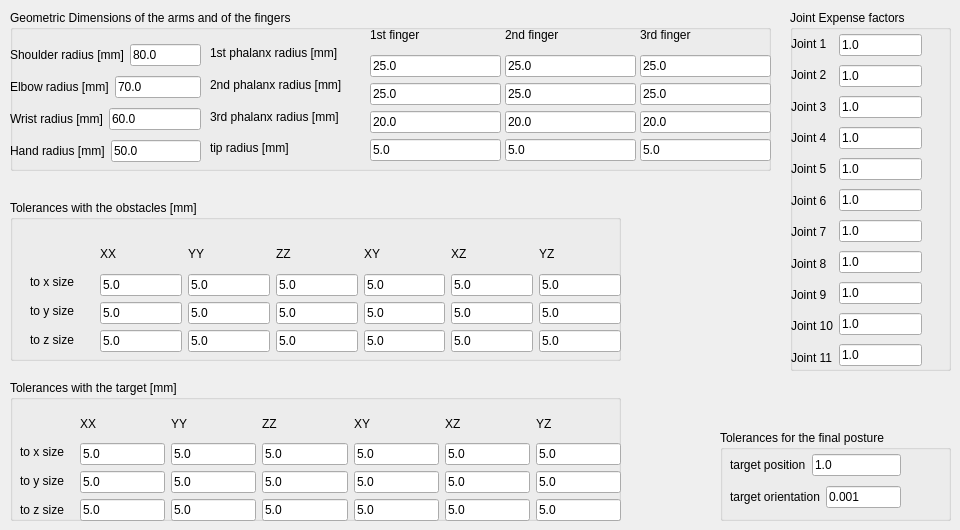
   <widget class="QWidget" name="tab_hump_params_left">
    <attribute name="title">
     <string>General Parameters (left)</string>
    </attribute>
    <widget class="QGroupBox" name="groupBox_19">
     <property name="geometry">
      <rect>
       <x>10</x>
       <y>10</y>
       <width>761</width>
       <height>161</height>
      </rect>
     </property>
     <property name="title">
      <string>Geometric Dimensions of the arms and of the fingers</string>
     </property>
     <widget class="QWidget" name="layoutWidget_arm_3">
      <property name="geometry">
       <rect>
        <x>0</x>
        <y>30</y>
        <width>191</width>
        <height>128</height>
       </rect>
      </property>
      <layout class="QVBoxLayout" name="verticalLayout_70">
       <item>
        <layout class="QHBoxLayout" name="horizontalLayout_125">
         <item>
          <widget class="QLabel" name="label_shoulder_r_9">
           <property name="text">
            <string>Shoulder radius [mm]</string>
           </property>
          </widget>
         </item>
         <item>
          <widget class="QLineEdit" name="lineEdit_shoulder_r_left">
           <property name="text">
            <string>80.0</string>
           </property>
          </widget>
         </item>
        </layout>
       </item>
       <item>
        <layout class="QHBoxLayout" name="horizontalLayout_126">
         <item>
          <widget class="QLabel" name="label_shoulder_r_10">
           <property name="text">
            <string>Elbow radius [mm]</string>
           </property>
          </widget>
         </item>
         <item>
          <widget class="QLineEdit" name="lineEdit_elbow_r_left">
           <property name="text">
            <string>70.0</string>
           </property>
          </widget>
         </item>
        </layout>
       </item>
       <item>
        <layout class="QHBoxLayout" name="horizontalLayout_127">
         <item>
          <widget class="QLabel" name="label_shoulder_r_11">
           <property name="text">
            <string>Wrist radius [mm]</string>
           </property>
          </widget>
         </item>
         <item>
          <widget class="QLineEdit" name="lineEdit_wrist_r_left">
           <property name="text">
            <string>60.0</string>
           </property>
          </widget>
         </item>
        </layout>
       </item>
       <item>
        <layout class="QHBoxLayout" name="horizontalLayout_128">
         <item>
          <widget class="QLabel" name="label_shoulder_r_12">
           <property name="text">
            <string>Hand radius [mm]</string>
           </property>
          </widget>
         </item>
         <item>
          <widget class="QLineEdit" name="lineEdit_hand_r_left">
           <property name="text">
            <string>50.0</string>
           </property>
          </widget>
         </item>
        </layout>
       </item>
      </layout>
     </widget>
     <widget class="QWidget" name="layoutWidget_hand_7">
      <property name="geometry">
       <rect>
        <x>360</x>
        <y>10</y>
        <width>131</width>
        <height>141</height>
       </rect>
      </property>
      <layout class="QVBoxLayout" name="verticalLayout_71">
       <item>
        <widget class="QLabel" name="label_255">
         <property name="text">
          <string>1st finger</string>
         </property>
        </widget>
       </item>
       <item>
        <widget class="QLineEdit" name="lineEdit_hand_1_1_left">
         <property name="text">
          <string>25.0</string>
         </property>
        </widget>
       </item>
       <item>
        <widget class="QLineEdit" name="lineEdit_hand_2_1_left">
         <property name="text">
          <string>25.0</string>
         </property>
        </widget>
       </item>
       <item>
        <widget class="QLineEdit" name="lineEdit_hand_3_1_left">
         <property name="text">
          <string>20.0</string>
         </property>
        </widget>
       </item>
       <item>
        <widget class="QLineEdit" name="lineEdit_hand_tip_1_left">
         <property name="text">
          <string>5.0</string>
         </property>
        </widget>
       </item>
      </layout>
     </widget>
     <widget class="QWidget" name="layoutWidget_hand_8">
      <property name="geometry">
       <rect>
        <x>495</x>
        <y>10</y>
        <width>131</width>
        <height>141</height>
       </rect>
      </property>
      <layout class="QVBoxLayout" name="verticalLayout_72">
       <item>
        <widget class="QLabel" name="label_256">
         <property name="text">
          <string>2nd finger</string>
         </property>
        </widget>
       </item>
       <item>
        <widget class="QLineEdit" name="lineEdit_hand_1_2_left">
         <property name="text">
          <string>25.0</string>
         </property>
        </widget>
       </item>
       <item>
        <widget class="QLineEdit" name="lineEdit_hand_2_2_left">
         <property name="text">
          <string>25.0</string>
         </property>
        </widget>
       </item>
       <item>
        <widget class="QLineEdit" name="lineEdit_hand_3_2_left">
         <property name="text">
          <string>20.0</string>
         </property>
        </widget>
       </item>
       <item>
        <widget class="QLineEdit" name="lineEdit_hand_tip_2_left">
         <property name="text">
          <string>5.0</string>
         </property>
        </widget>
       </item>
      </layout>
     </widget>
     <widget class="QWidget" name="layoutWidget_hand_9">
      <property name="geometry">
       <rect>
        <x>630</x>
        <y>10</y>
        <width>131</width>
        <height>141</height>
       </rect>
      </property>
      <layout class="QVBoxLayout" name="verticalLayout_73">
       <item>
        <widget class="QLabel" name="label_257">
         <property name="text">
          <string>3rd finger</string>
         </property>
        </widget>
       </item>
       <item>
        <widget class="QLineEdit" name="lineEdit_hand_1_3_left">
         <property name="text">
          <string>25.0</string>
         </property>
        </widget>
       </item>
       <item>
        <widget class="QLineEdit" name="lineEdit_hand_2_3_left">
         <property name="text">
          <string>25.0</string>
         </property>
        </widget>
       </item>
       <item>
        <widget class="QLineEdit" name="lineEdit_hand_3_3_left">
         <property name="text">
          <string>20.0</string>
         </property>
        </widget>
       </item>
       <item>
        <widget class="QLineEdit" name="lineEdit_hand_tip_3_left">
         <property name="text">
          <string>5.0</string>
         </property>
        </widget>
       </item>
      </layout>
     </widget>
     <widget class="QWidget" name="layoutWidget_hand_radius_3">
      <property name="geometry">
       <rect>
        <x>200</x>
        <y>30</y>
        <width>154</width>
        <height>121</height>
       </rect>
      </property>
      <layout class="QVBoxLayout" name="verticalLayout_74">
       <item>
        <widget class="QLabel" name="label_258">
         <property name="text">
          <string>1st phalanx radius [mm]</string>
         </property>
        </widget>
       </item>
       <item>
        <widget class="QLabel" name="label_259">
         <property name="text">
          <string>2nd phalanx radius [mm]</string>
         </property>
        </widget>
       </item>
       <item>
        <widget class="QLabel" name="label_260">
         <property name="text">
          <string>3rd phalanx radius [mm]</string>
         </property>
        </widget>
       </item>
       <item>
        <widget class="QLabel" name="label_261">
         <property name="text">
          <string>tip radius [mm]</string>
         </property>
        </widget>
       </item>
      </layout>
     </widget>
    </widget>
    <widget class="QGroupBox" name="groupBox_20">
     <property name="geometry">
      <rect>
       <x>10</x>
       <y>380</y>
       <width>611</width>
       <height>141</height>
      </rect>
     </property>
     <property name="title">
      <string>Tolerances with the target [mm]</string>
     </property>
     <widget class="QWidget" name="layoutWidget_tol_target_3">
      <property name="geometry">
       <rect>
        <x>10</x>
        <y>60</y>
        <width>61</width>
        <height>81</height>
       </rect>
      </property>
      <layout class="QVBoxLayout" name="verticalLayout_75">
       <item>
        <widget class="QLabel" name="label_262">
         <property name="text">
          <string>to x size</string>
         </property>
        </widget>
       </item>
       <item>
        <widget class="QLabel" name="label_263">
         <property name="text">
          <string>to y size</string>
         </property>
        </widget>
       </item>
       <item>
        <widget class="QLabel" name="label_264">
         <property name="text">
          <string>to z size</string>
         </property>
        </widget>
       </item>
      </layout>
     </widget>
     <widget class="QWidget" name="layoutWidget_tol_tar_values_3">
      <property name="geometry">
       <rect>
        <x>70</x>
        <y>30</y>
        <width>541</width>
        <height>111</height>
       </rect>
      </property>
      <layout class="QHBoxLayout" name="horizontalLayout_129">
       <item>
        <layout class="QVBoxLayout" name="verticalLayout_76">
         <item>
          <widget class="QLabel" name="label_265">
           <property name="text">
            <string>XX</string>
           </property>
          </widget>
         </item>
         <item>
          <widget class="QLineEdit" name="lineEdit_tar_xx_1_left">
           <property name="text">
            <string>5.0</string>
           </property>
          </widget>
         </item>
         <item>
          <widget class="QLineEdit" name="lineEdit_tar_xx_2_left">
           <property name="text">
            <string>5.0</string>
           </property>
          </widget>
         </item>
         <item>
          <widget class="QLineEdit" name="lineEdit_tar_xx_3_left">
           <property name="text">
            <string>5.0</string>
           </property>
          </widget>
         </item>
        </layout>
       </item>
       <item>
        <layout class="QVBoxLayout" name="verticalLayout_77">
         <item>
          <widget class="QLabel" name="label_266">
           <property name="text">
            <string>YY</string>
           </property>
          </widget>
         </item>
         <item>
          <widget class="QLineEdit" name="lineEdit_tar_yy_1_left">
           <property name="text">
            <string>5.0</string>
           </property>
          </widget>
         </item>
         <item>
          <widget class="QLineEdit" name="lineEdit_tar_yy_2_left">
           <property name="text">
            <string>5.0</string>
           </property>
          </widget>
         </item>
         <item>
          <widget class="QLineEdit" name="lineEdit_tar_yy_3_left">
           <property name="text">
            <string>5.0</string>
           </property>
          </widget>
         </item>
        </layout>
       </item>
       <item>
        <layout class="QVBoxLayout" name="verticalLayout_78">
         <item>
          <widget class="QLabel" name="label_267">
           <property name="text">
            <string>ZZ</string>
           </property>
          </widget>
         </item>
         <item>
          <widget class="QLineEdit" name="lineEdit_tar_zz_1_left">
           <property name="text">
            <string>5.0</string>
           </property>
          </widget>
         </item>
         <item>
          <widget class="QLineEdit" name="lineEdit_tar_zz_2_left">
           <property name="text">
            <string>5.0</string>
           </property>
          </widget>
         </item>
         <item>
          <widget class="QLineEdit" name="lineEdit_tar_zz_3_left">
           <property name="text">
            <string>5.0</string>
           </property>
          </widget>
         </item>
        </layout>
       </item>
       <item>
        <layout class="QVBoxLayout" name="verticalLayout_79">
         <item>
          <widget class="QLabel" name="label_268">
           <property name="text">
            <string>XY</string>
           </property>
          </widget>
         </item>
         <item>
          <widget class="QLineEdit" name="lineEdit_tar_xy_1_left">
           <property name="text">
            <string>5.0</string>
           </property>
          </widget>
         </item>
         <item>
          <widget class="QLineEdit" name="lineEdit_tar_xy_2_left">
           <property name="text">
            <string>5.0</string>
           </property>
          </widget>
         </item>
         <item>
          <widget class="QLineEdit" name="lineEdit_tar_xy_3_left">
           <property name="text">
            <string>5.0</string>
           </property>
          </widget>
         </item>
        </layout>
       </item>
       <item>
        <layout class="QVBoxLayout" name="verticalLayout_80">
         <item>
          <widget class="QLabel" name="label_269">
           <property name="text">
            <string>XZ</string>
           </property>
          </widget>
         </item>
         <item>
          <widget class="QLineEdit" name="lineEdit_tar_xz_1_left">
           <property name="text">
            <string>5.0</string>
           </property>
          </widget>
         </item>
         <item>
          <widget class="QLineEdit" name="lineEdit_tar_xz_2_left">
           <property name="text">
            <string>5.0</string>
           </property>
          </widget>
         </item>
         <item>
          <widget class="QLineEdit" name="lineEdit_tar_xz_3_left">
           <property name="text">
            <string>5.0</string>
           </property>
          </widget>
         </item>
        </layout>
       </item>
       <item>
        <layout class="QVBoxLayout" name="verticalLayout_81">
         <item>
          <widget class="QLabel" name="label_270">
           <property name="text">
            <string>YZ</string>
           </property>
          </widget>
         </item>
         <item>
          <widget class="QLineEdit" name="lineEdit_tar_yz_1_left">
           <property name="text">
            <string>5.0</string>
           </property>
          </widget>
         </item>
         <item>
          <widget class="QLineEdit" name="lineEdit_tar_yz_2_left">
           <property name="text">
            <string>5.0</string>
           </property>
          </widget>
         </item>
         <item>
          <widget class="QLineEdit" name="lineEdit_tar_yz_3_left">
           <property name="text">
            <string>5.0</string>
           </property>
          </widget>
         </item>
        </layout>
       </item>
      </layout>
     </widget>
    </widget>
    <widget class="QGroupBox" name="groupBox_21">
     <property name="geometry">
      <rect>
       <x>790</x>
       <y>10</y>
       <width>161</width>
       <height>361</height>
      </rect>
     </property>
     <property name="title">
      <string>Joint Expense factors</string>
     </property>
     <widget class="QWidget" name="layoutWidget_lambda_3">
      <property name="geometry">
       <rect>
        <x>1</x>
        <y>21</y>
        <width>131</width>
        <height>339</height>
       </rect>
      </property>
      <layout class="QHBoxLayout" name="horizontalLayout_130">
       <item>
        <layout class="QVBoxLayout" name="verticalLayout_82">
         <item>
          <widget class="QLabel" name="label_271">
           <property name="text">
            <string>Joint 1</string>
           </property>
          </widget>
         </item>
         <item>
          <widget class="QLabel" name="label_272">
           <property name="text">
            <string>Joint 2</string>
           </property>
          </widget>
         </item>
         <item>
          <widget class="QLabel" name="label_273">
           <property name="text">
            <string>Joint 3</string>
           </property>
          </widget>
         </item>
         <item>
          <widget class="QLabel" name="label_274">
           <property name="text">
            <string>Joint 4</string>
           </property>
          </widget>
         </item>
         <item>
          <widget class="QLabel" name="label_275">
           <property name="text">
            <string>Joint 5</string>
           </property>
          </widget>
         </item>
         <item>
          <widget class="QLabel" name="label_276">
           <property name="text">
            <string>Joint 6</string>
           </property>
          </widget>
         </item>
         <item>
          <widget class="QLabel" name="label_277">
           <property name="text">
            <string>Joint 7</string>
           </property>
          </widget>
         </item>
         <item>
          <widget class="QLabel" name="label_278">
           <property name="text">
            <string>Joint 8</string>
           </property>
          </widget>
         </item>
         <item>
          <widget class="QLabel" name="label_279">
           <property name="text">
            <string>Joint 9</string>
           </property>
          </widget>
         </item>
         <item>
          <widget class="QLabel" name="label_280">
           <property name="text">
            <string>Joint 10</string>
           </property>
          </widget>
         </item>
         <item>
          <widget class="QLabel" name="label_281">
           <property name="text">
            <string>Joint 11</string>
           </property>
          </widget>
         </item>
        </layout>
       </item>
       <item>
        <layout class="QVBoxLayout" name="verticalLayout_83">
         <item>
          <widget class="QLineEdit" name="lineEdit_lambda_1_left">
           <property name="text">
            <string>1.0</string>
           </property>
          </widget>
         </item>
         <item>
          <widget class="QLineEdit" name="lineEdit_lambda_2_left">
           <property name="text">
            <string>1.0</string>
           </property>
          </widget>
         </item>
         <item>
          <widget class="QLineEdit" name="lineEdit_lambda_3_left">
           <property name="text">
            <string>1.0</string>
           </property>
          </widget>
         </item>
         <item>
          <widget class="QLineEdit" name="lineEdit_lambda_4_left">
           <property name="text">
            <string>1.0</string>
           </property>
          </widget>
         </item>
         <item>
          <widget class="QLineEdit" name="lineEdit_lambda_5_left">
           <property name="text">
            <string>1.0</string>
           </property>
          </widget>
         </item>
         <item>
          <widget class="QLineEdit" name="lineEdit_lambda_6_left">
           <property name="text">
            <string>1.0</string>
           </property>
          </widget>
         </item>
         <item>
          <widget class="QLineEdit" name="lineEdit_lambda_7_left">
           <property name="text">
            <string>1.0</string>
           </property>
          </widget>
         </item>
         <item>
          <widget class="QLineEdit" name="lineEdit_lambda_8_left">
           <property name="text">
            <string>1.0</string>
           </property>
          </widget>
         </item>
         <item>
          <widget class="QLineEdit" name="lineEdit_lambda_9_left">
           <property name="text">
            <string>1.0</string>
           </property>
          </widget>
         </item>
         <item>
          <widget class="QLineEdit" name="lineEdit_lambda_10_left">
           <property name="text">
            <string>1.0</string>
           </property>
          </widget>
         </item>
         <item>
          <widget class="QLineEdit" name="lineEdit_lambda_11_left">
           <property name="text">
            <string>1.0</string>
           </property>
          </widget>
         </item>
        </layout>
       </item>
      </layout>
     </widget>
    </widget>
    <widget class="QGroupBox" name="groupBox_22">
     <property name="geometry">
      <rect>
       <x>10</x>
       <y>200</y>
       <width>611</width>
       <height>161</height>
      </rect>
     </property>
     <property name="title">
      <string>Tolerances with the obstacles [mm]</string>
     </property>
     <widget class="QWidget" name="layoutWidget_size_3">
      <property name="geometry">
       <rect>
        <x>20</x>
        <y>70</y>
        <width>68</width>
        <height>81</height>
       </rect>
      </property>
      <layout class="QVBoxLayout" name="verticalLayout_84">
       <item>
        <widget class="QLabel" name="label_282">
         <property name="text">
          <string>to x size</string>
         </property>
        </widget>
       </item>
       <item>
        <widget class="QLabel" name="label_283">
         <property name="text">
          <string>to y size</string>
         </property>
        </widget>
       </item>
       <item>
        <widget class="QLabel" name="label_284">
         <property name="text">
          <string>to z size</string>
         </property>
        </widget>
       </item>
      </layout>
     </widget>
     <widget class="QWidget" name="layoutWidget_tol_obs_3">
      <property name="geometry">
       <rect>
        <x>90</x>
        <y>40</y>
        <width>521</width>
        <height>112</height>
       </rect>
      </property>
      <layout class="QHBoxLayout" name="horizontalLayout_131">
       <item>
        <layout class="QVBoxLayout" name="verticalLayout_85">
         <item>
          <widget class="QLabel" name="label_285">
           <property name="text">
            <string>XX</string>
           </property>
          </widget>
         </item>
         <item>
          <widget class="QLineEdit" name="lineEdit_obs_xx_1_left">
           <property name="text">
            <string>5.0</string>
           </property>
          </widget>
         </item>
         <item>
          <widget class="QLineEdit" name="lineEdit_obs_xx_2_left">
           <property name="text">
            <string>5.0</string>
           </property>
          </widget>
         </item>
         <item>
          <widget class="QLineEdit" name="lineEdit_obs_xx_3_left">
           <property name="text">
            <string>5.0</string>
           </property>
          </widget>
         </item>
        </layout>
       </item>
       <item>
        <layout class="QVBoxLayout" name="verticalLayout_86">
         <item>
          <widget class="QLabel" name="label_286">
           <property name="text">
            <string>YY</string>
           </property>
          </widget>
         </item>
         <item>
          <widget class="QLineEdit" name="lineEdit_obs_yy_1_left">
           <property name="text">
            <string>5.0</string>
           </property>
          </widget>
         </item>
         <item>
          <widget class="QLineEdit" name="lineEdit_obs_yy_2_left">
           <property name="text">
            <string>5.0</string>
           </property>
          </widget>
         </item>
         <item>
          <widget class="QLineEdit" name="lineEdit_obs_yy_3_left">
           <property name="text">
            <string>5.0</string>
           </property>
          </widget>
         </item>
        </layout>
       </item>
       <item>
        <layout class="QVBoxLayout" name="verticalLayout_87">
         <item>
          <widget class="QLabel" name="label_287">
           <property name="text">
            <string>ZZ</string>
           </property>
          </widget>
         </item>
         <item>
          <widget class="QLineEdit" name="lineEdit_obs_zz_1_left">
           <property name="text">
            <string>5.0</string>
           </property>
          </widget>
         </item>
         <item>
          <widget class="QLineEdit" name="lineEdit_obs_zz_2_left">
           <property name="text">
            <string>5.0</string>
           </property>
          </widget>
         </item>
         <item>
          <widget class="QLineEdit" name="lineEdit_obs_zz_3_left">
           <property name="text">
            <string>5.0</string>
           </property>
          </widget>
         </item>
        </layout>
       </item>
       <item>
        <layout class="QVBoxLayout" name="verticalLayout_88">
         <item>
          <widget class="QLabel" name="label_288">
           <property name="text">
            <string>XY</string>
           </property>
          </widget>
         </item>
         <item>
          <widget class="QLineEdit" name="lineEdit_obs_xy_1_left">
           <property name="text">
            <string>5.0</string>
           </property>
          </widget>
         </item>
         <item>
          <widget class="QLineEdit" name="lineEdit_obs_xy_2_left">
           <property name="text">
            <string>5.0</string>
           </property>
          </widget>
         </item>
         <item>
          <widget class="QLineEdit" name="lineEdit_obs_xy_3_left">
           <property name="text">
            <string>5.0</string>
           </property>
          </widget>
         </item>
        </layout>
       </item>
       <item>
        <layout class="QVBoxLayout" name="verticalLayout_89">
         <item>
          <widget class="QLabel" name="label_289">
           <property name="text">
            <string>XZ</string>
           </property>
          </widget>
         </item>
         <item>
          <widget class="QLineEdit" name="lineEdit_obs_xz_1_left">
           <property name="text">
            <string>5.0</string>
           </property>
          </widget>
         </item>
         <item>
          <widget class="QLineEdit" name="lineEdit_obs_xz_2_left">
           <property name="text">
            <string>5.0</string>
           </property>
          </widget>
         </item>
         <item>
          <widget class="QLineEdit" name="lineEdit_obs_xz_3_left">
           <property name="text">
            <string>5.0</string>
           </property>
          </widget>
         </item>
        </layout>
       </item>
       <item>
        <layout class="QVBoxLayout" name="verticalLayout_90">
         <item>
          <widget class="QLabel" name="label_290">
           <property name="text">
            <string>YZ</string>
           </property>
          </widget>
         </item>
         <item>
          <widget class="QLineEdit" name="lineEdit_obs_yz_1_left">
           <property name="text">
            <string>5.0</string>
           </property>
          </widget>
         </item>
         <item>
          <widget class="QLineEdit" name="lineEdit_obs_yz_2_left">
           <property name="text">
            <string>5.0</string>
           </property>
          </widget>
         </item>
         <item>
          <widget class="QLineEdit" name="lineEdit_obs_yz_3_left">
           <property name="text">
            <string>5.0</string>
           </property>
          </widget>
         </item>
        </layout>
       </item>
      </layout>
     </widget>
    </widget>
    <widget class="QGroupBox" name="groupBox_23">
     <property name="geometry">
      <rect>
       <x>720</x>
       <y>430</y>
       <width>231</width>
       <height>91</height>
      </rect>
     </property>
     <property name="title">
      <string>Tolerances for the final posture</string>
     </property>
     <widget class="QWidget" name="layoutWidget_tol_FP_3">
      <property name="geometry">
       <rect>
        <x>10</x>
        <y>20</y>
        <width>171</width>
        <height>62</height>
       </rect>
      </property>
      <layout class="QVBoxLayout" name="verticalLayout_91">
       <item>
        <layout class="QHBoxLayout" name="horizontalLayout_132">
         <item>
          <widget class="QLabel" name="label_291">
           <property name="text">
            <string>target position</string>
           </property>
          </widget>
         </item>
         <item>
          <widget class="QLineEdit" name="lineEdit_tar_pos_left">
           <property name="text">
            <string>1.0</string>
           </property>
          </widget>
         </item>
        </layout>
       </item>
       <item>
        <layout class="QHBoxLayout" name="horizontalLayout_133">
         <item>
          <widget class="QLabel" name="label_292">
           <property name="text">
            <string>target orientation</string>
           </property>
          </widget>
         </item>
         <item>
          <widget class="QLineEdit" name="lineEdit_tar_or_left">
           <property name="text">
            <string>0.001</string>
           </property>
          </widget>
         </item>
        </layout>
       </item>
      </layout>
     </widget>
    </widget>
   </widget>
